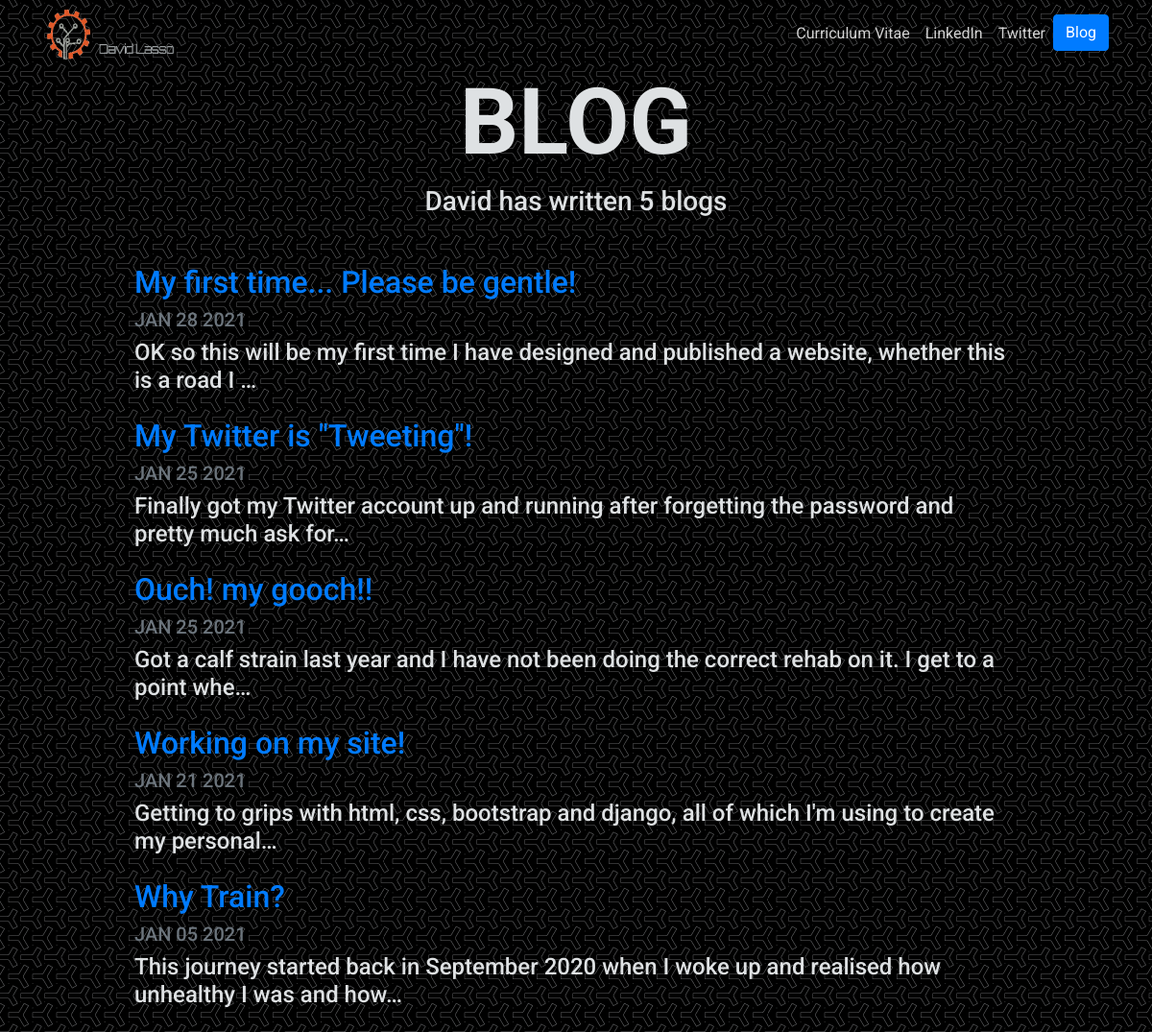
Before: /blog/ with the older database file.
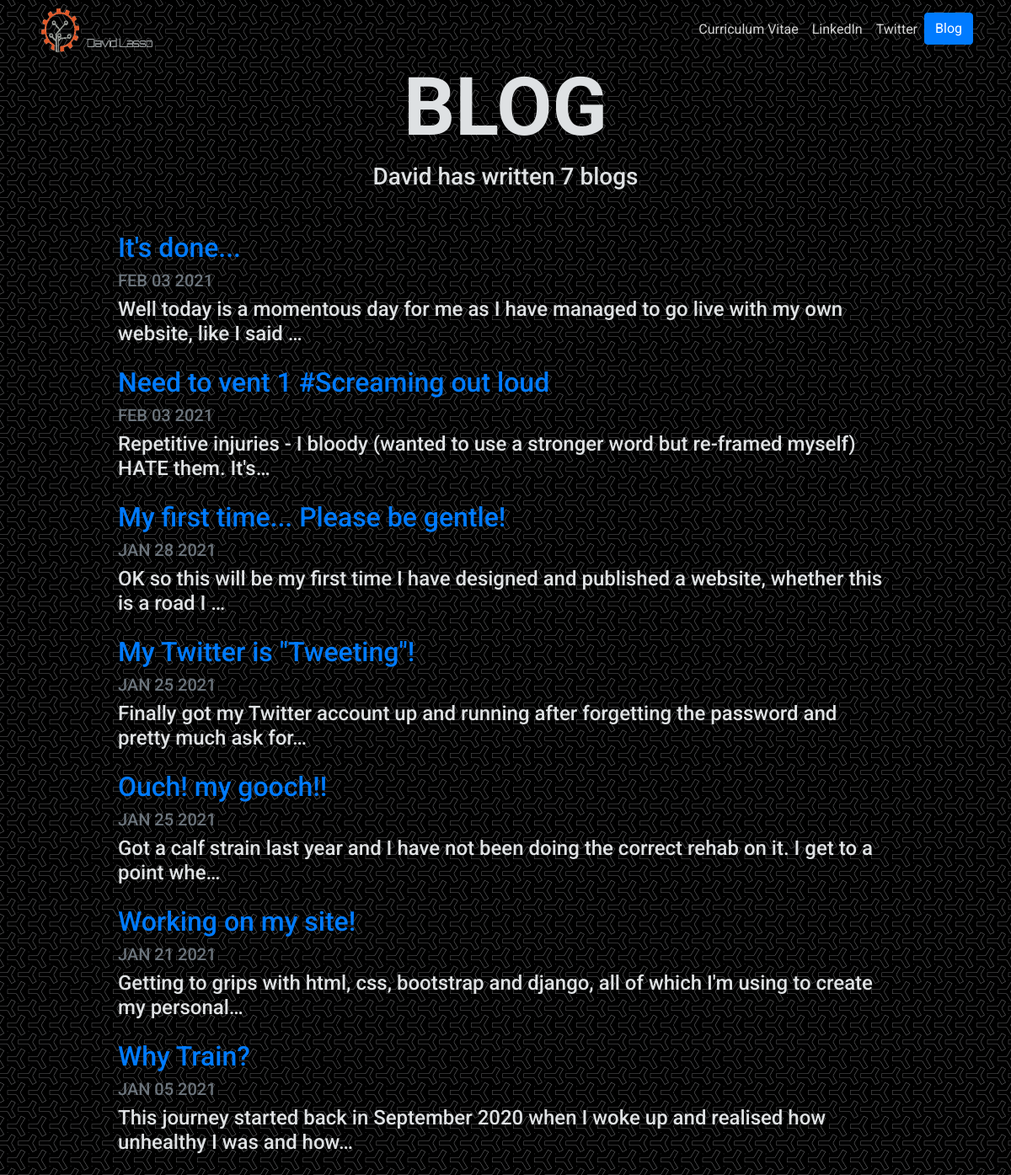
After: the same page with the newer database file.
### blog/models.py (models this page shows, shortened)
class Blog(models.Model):
	title = models.CharField(max_length=200)
	description = models.TextField()
	date = models.DateField()

### blog/views.py (the view)
# urls.py: path('', views.all_blogs, name='all_blogs'),
def all_blogs(request):
	blogs = Blog.objects.order_by('-date')[:9]
	return render(request, 'blog/all_blogs.html', {'blogs':blogs})

### blog/templates/blog/all_blogs.html
{% extends 'wsite/base.html' %}
{% load static %}
{% block content %}
<h1 id="blogtitle" class="font-weight-bold text-center">BLOG</h1>
<h3 class="text-center mb-5">David has written {{ blogs.count }} blog{{ blogs.count|pluralize }}</h3>
{% for blog in blogs %}
<div class="row justify-content-center my-3">
  <div class="col-md-10">
    <a href="{% url 'blog:detail' blog.id %}">
      <h2>{{ blog.title }}</h2>
    </a>
    <h5 class="text-muted">{{ blog.date|date:'M d Y'|upper }}</h5>
    <h4>{{ blog.description|striptags|truncatechars:100 }}</h4>
  </div>
</div>
{% endfor %}
{% endblock %}

Changed rows visible on the page:
added Blog: title "It's done...", date "FEB 03 2021", description "Well today is a momentous day for me as I have managed to go live with my own website, like I said …"
added Blog: title "Need to vent 1 #Screaming out loud", date "FEB 03 2021", description "Repetitive injuries - I bloody (wanted to use a stronger word but re-framed myself) HATE them. It's…"
Other visible differences:
{{ blogs.count }}: "5" → "7"
